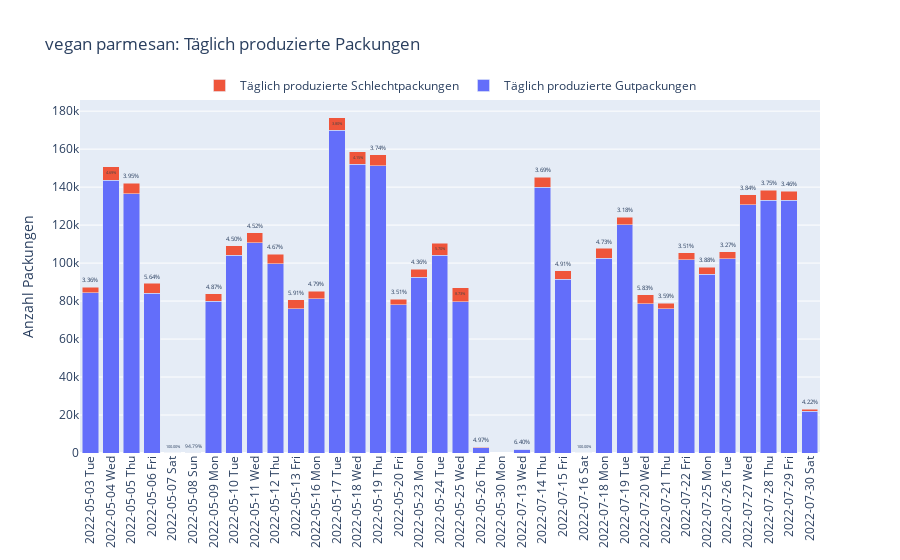

Notebook source saved alongside this figure:
### Code cell
pd_daily_produced_packs = daily_produced_packs.toPandas()
fig = go.Figure(data=[
    go.Bar(name='Täglich produzierte Gutpackungen',
           x=pd_daily_produced_packs.date, 
           y=pd_daily_produced_packs.daily_good_packs),
    go.Bar(name='Täglich produzierte Schlechtpackungen',
           x=pd_daily_produced_packs.date,
           y=pd_daily_produced_packs.daily_reject_packs,
           text=pd_daily_produced_packs.daily_reject_packs_percentage.apply(lambda x: f"{x}%"))
])
# Change the bar mode
fig.update_layout(barmode='stack')
fig.update_layout(
    title=f"{RECIPE}: Täglich produzierte Packungen",
    yaxis_title="Anzahl Packungen",
    legend=dict(
       orientation="h",
       yanchor="bottom",
       y=1,
       xanchor="center",
       x=0.5
    )
)
fig.update_xaxes(tickangle=-90)
# fig.update_yaxes(type="log")
fig.show()
fig.write_html(file=os.path.join(results_path, rf"plots\{RECIPE}_daily_produced_packs.html"))

### Figure 1 — Plotly figure (JSON) as saved in the notebook; plotly's stock layout.template omitted (floating-point values rounded to 4 significant figures)
{"data": [{"name": "Täglich produzierte Gutpackungen", "type": "bar", "x": ["2022-05-03 Tue", "2022-05-04 Wed", "2022-05-05 Thu", "2022-05-06 Fri", "2022-05-07 Sat", "2022-05-08 Sun", "2022-05-09 Mon", "2022-05-10 Tue", "2022-05-11 Wed", "2022-05-12 Thu", "2022-05-13 Fri", "2022-05-16 Mon", "2022-05-17 Tue", "2022-05-18 Wed", "2022-05-19 Thu", "2022-05-20 Fri", "2022-05-23 Mon", "2022-05-24 Tue", "2022-05-25 Wed", "2022-05-26 Thu", "2022-05-30 Mon", "2022-07-13 Wed", "2022-07-14 Thu", "2022-07-15 Fri", "2022-07-16 Sat", "2022-07-18 Mon", "2022-07-19 Tue", "2022-07-20 Wed", "2022-07-21 Thu", "2022-07-22 Fri", "2022-07-25 Mon", "2022-07-26 Tue", "2022-07-27 Wed", "2022-07-28 Thu", "2022-07-29 Fri", "2022-07-30 Sat"], "y": [84402, 143584, 136486, 84222, 0, 5, 79863, 104147, 110662, 99686, 75956, 81117, 169877, 151944, 151139, 78040, 92477, 104152, 79515, 2828, 0, 1932, 139803, 91376, 0, 102598, 120116, 78580, 76034, 101735, 94033, 102400, 130783, 133146, 133154, 22045]}, {"name": "Täglich produzierte Schlechtpackungen", "text": ["3.36%", "4.69%", "3.95%", "5.64%", "100.00%", "94.79%", "4.87%", "4.50%", "4.52%", "4.67%", "5.91%", "4.79%", "3.80%", "4.15%", "3.74%", "3.51%", "4.36%", "5.70%", "8.73%", "4.97%", "None%", "6.40%", "3.69%", "4.91%", "100.00%", "4.73%", "3.18%", "5.83%", "3.59%", "3.51%", "3.88%", "3.27%", "3.84%", "3.75%", "3.46%", "4.22%"], "type": "bar", "x": ["2022-05-03 Tue", "2022-05-04 Wed", "2022-05-05 Thu", "2022-05-06 Fri", "2022-05-07 Sat", "2022-05-08 Sun", "2022-05-09 Mon", "2022-05-10 Tue", "2022-05-11 Wed", "2022-05-12 Thu", "2022-05-13 Fri", "2022-05-16 Mon", "2022-05-17 Tue", "2022-05-18 Wed", "2022-05-19 Thu", "2022-05-20 Fri", "2022-05-23 Mon", "2022-05-24 Tue", "2022-05-25 Wed", "2022-05-26 Thu", "2022-05-30 Mon", "2022-07-13 Wed", "2022-07-14 Thu", "2022-07-15 Fri", "2022-07-16 Sat", "2022-07-18 Mon", "2022-07-19 Tue", "2022-07-20 Wed", "2022-07-21 Thu", "2022-07-22 Fri", "2022-07-25 Mon", "2022-07-26 Tue", "2022-07-27 Wed", "2022-07-28 Thu", "2022-07-29 Fri", "2022-07-30 Sat"], "y": [2934, 7063, 5618, 5034, 120, 91, 4089, 4909, 5234, 4882, 4768, 4083, 6703, 6576, 5872, 2836, 4219, 6296, 7605, 148, 0, 132, 5349, 4720, 96, 5090, 3940, 4868, 2830, 3697, 3791, 3464, 5225, 5191, 4774, 971]}], "layout": {"barmode": "stack", "legend": {"orientation": "h", "x": 0.5, "xanchor": "center", "y": 1, "yanchor": "bottom"}, "title": {"text": "vegan parmesan: Täglich produzierte Packungen"}, "xaxis": {"tickangle": -90}, "yaxis": {"title": {"text": "Anzahl Packungen"}}}}
